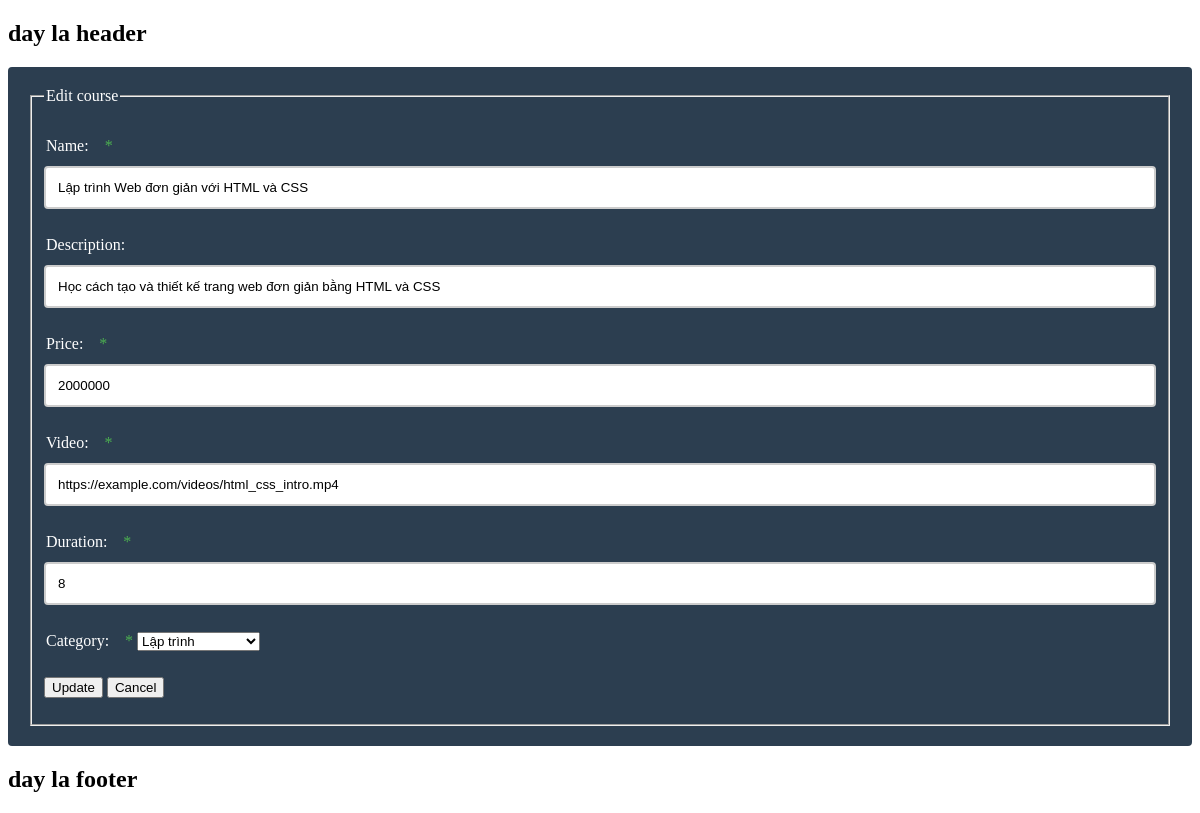
Screenshot of /editcourse.php?id=1 (signed in) with the database file from the repository.
### tables this page shows
CREATE TABLE `courses` (
  `id` int NOT NULL,
  `name` varchar(255) NOT NULL,
  `description` text NOT NULL,
  `price` float NOT NULL,
  `image` varchar(255) NOT NULL,
  `video` varchar(255) NOT NULL,
  `duration` int NOT NULL,
  `category_id` int DEFAULT NULL,
  `deleted` tinyint(1) NOT NULL DEFAULT '0'
);

### inc/init.php (called while the page is built, shortened)
<?php
spl_autoload_register(
    function ($className) {
        $fileName = strtolower($className) . ".php";
        $dirRoot = dirname(__DIR__);
    }
);

### classes/course.php (called while the page is built, shortened)
<?php
class Course
{
    public static function getByID($conn, $id)
    {
        try {
            $sql = "select * from courses where id=:id";
            $stmt = $conn->prepare($sql);
            $stmt->bindValue(':id', $id, PDO::PARAM_INT);
            $stmt->setFetchMode(PDO::FETCH_INTO, new Course());
            if ($stmt->execute()) {
                $course = $stmt->fetch();
                return $course;
            }
        } catch (PDOException $e) {
            echo $e->getMessage();
            return null;
        }
    }
}

### classes/category.php (called while the page is built, shortened)
<?php
class Category
{
    public static function getCategory($conn)
    {
        try{
            $sql = "select * from categories";
            $stmt = $conn->prepare($sql);
            $stmt->setFetchMode(PDO::FETCH_CLASS, "Category");
            if($stmt->execute()){
                $categories = $stmt->fetchAll(PDO::FETCH_ASSOC);
                return $categories;
            }
        }catch(PDOException $e){
            echo $e->getMessage();
            return null;
        }
    }
}

### editcourse.php (the view, shortened to what this page needs)
<?php
require 'inc/init.php';
$conn = require "inc/db.php";
$categories = Category::getCategory($conn);
if (isset($_GET['id'])) {
    $id = $_GET['id'];
    $course = Course::getByID($conn, $id);
} else {
    Dialog::show('Input ID, please');
    return;
}
require 'inc/header.php';
?>
<div class="content">
    <form method='post' id='frmEDITCOURSE'>
        <fieldset>
            <legend>Edit course</legend>
            <p class='row'>
                <label for="name">Name: </label>
                <span class='error'>*</span>
                <input name="name" id="name" type="text" value='<?=htmlspecialchars($course->name)?>' />
            </p>
            <p class='row'>
                <label for="description">Description: </label>
                <input name="description" id="description" type="text" value='<?=htmlspecialchars($course->description)?>'/>
            </p>
            <p class='row'>
                <label for="price">Price: </label>
                <span class='error'>*</span>
                <input name="price" id="price" type="text" value='<?=htmlspecialchars($course->price)?>' />
            </p>
            <p class='row'>
                <label for="video">Video: </label>
                <span class='error'>*</span>
                <input name="video" id="video" type="text" value='<?=htmlspecialchars($course->video)?>' />
            </p>
            <p class='row'>
                <label for="duration">Duration: </label>
                <span class='error'>*</span>
                <input name="duration" id="duration" type="text" value='<?=htmlspecialchars($course->duration)?>' />
            </p>
            <p class='row'>
                <label for='category_id'>Category: </label>
                <span class='error'>*</span>
                <select name='category_id'>
                    <?php foreach ($categories as $category) : ?>
                        <option value=<?echo $category['id']?>><? echo $category['name'] ?></option>
                    <?php endforeach;?>
                </select>
            </p>
            <p class='row'>
                <input class='btn' type="submit" value="Update" />
                <input class='btn' type="reset" value="Cancel" onClick='parent.location="courses_management.php"'/>
            </p>
        </fieldset>
    </form>
</div>
<? require 'inc/footer.php' ?>

### css/style.css (style rules this page uses)
* { box-sizing: border-box; }
label { padding: 11px 12px 11px 2px; display: inline-block; }
input[type=text], input[type=email], input[type=password], textarea { border: 2px solid #ccc; resize: vertical; padding: 12px; border-radius: 4px; width: 100%; }
form { padding: 20px; background: #2C3E50; color: #fff; -moz-border-radius: 4px; -webkit-border-radius: 4px; border-radius: 4px; }
form .error { color: #4CAF50; }

### rows the page displays
courses: name "Lập trình Web đơn giản với HTML và CSS", description "Học cách tạo và thiết kế trang web đơn giản bằng HTML và CSS", price "2000000", video "https://example.com/videos/html_css_intro.mp4", duration "8"

### other values shown
form field category_id "Lập trình"
